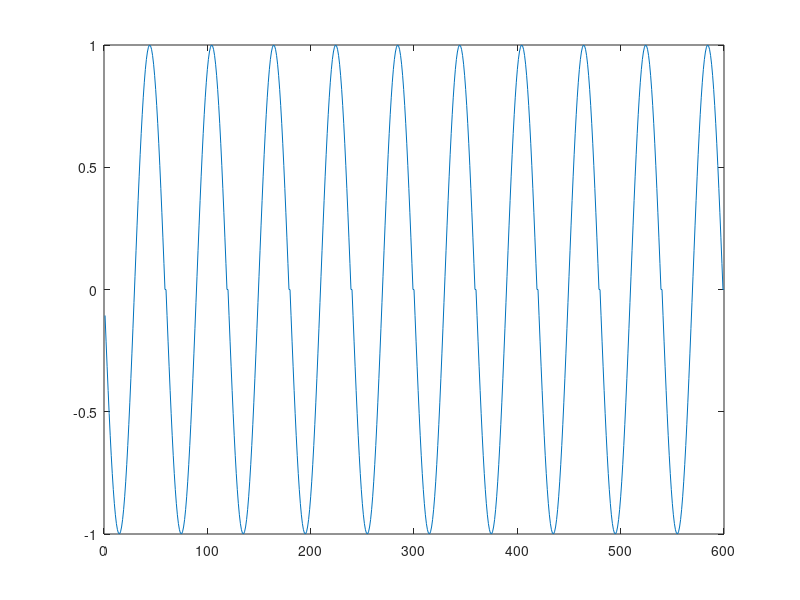

The MATLAB source for this figure: (Note: this script raises an error after producing the figure.)
close all;
clear;
clc;
space = 600;
f=10;
a = space/f;
x = linspace(-pi,pi,a);
y = zeros(1,600);
for i = 1:space
    y(i) = sin(x(mod(i,a)+1));
end

plot(y)

load("data/model.mat");
load("data/PID_SIM.mat");
obj = double_inertial(K,Td,T1,T2,20.9700);
obj(0.2)